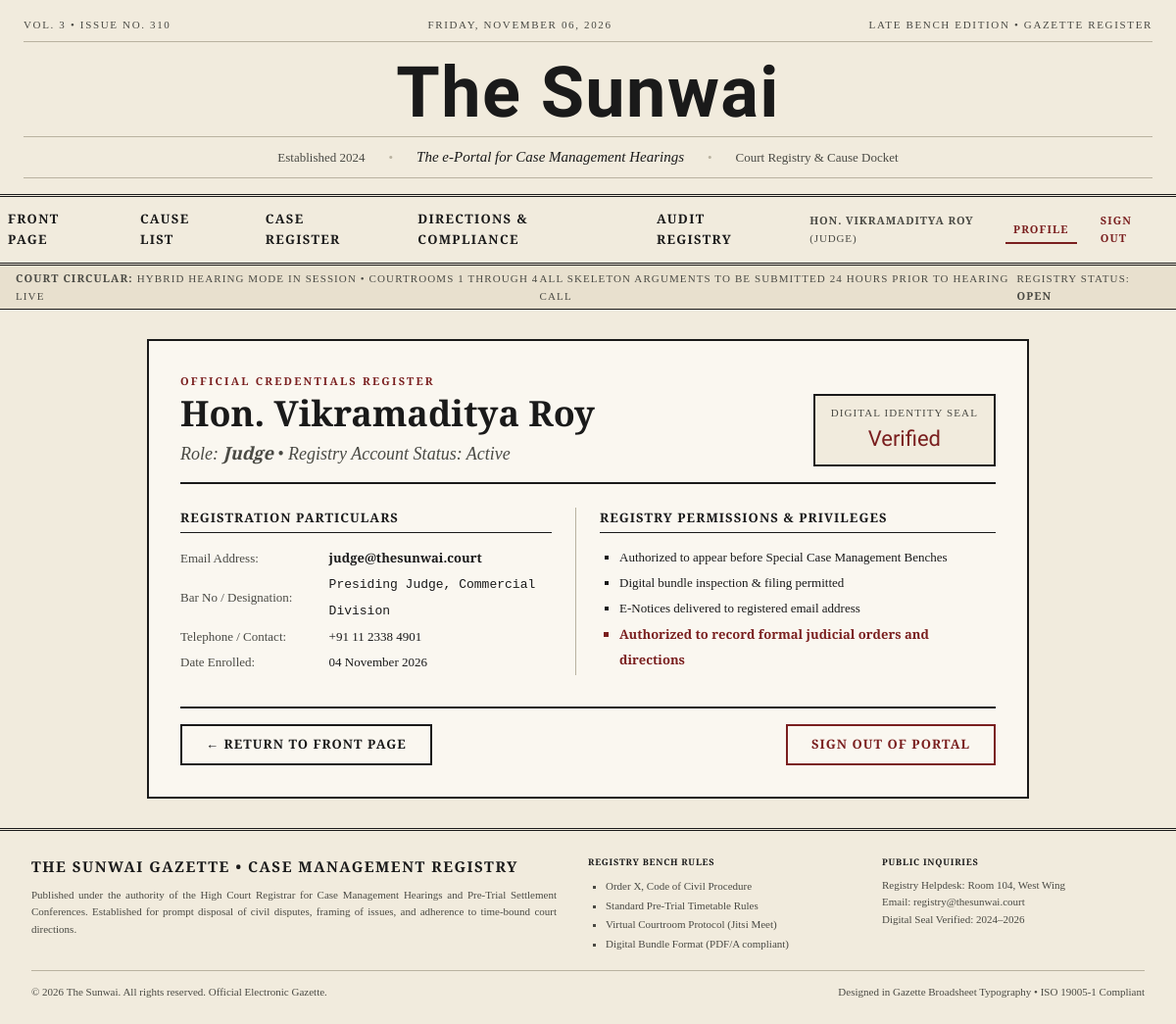
The app's page /accounts/profile/ (signed in) with its own data.
### accounts/models.py (models this page shows, shortened)
class User(AbstractUser):
    class Role(models.TextChoices):
        JUDGE = 'judge', 'Judge'
        REGISTRAR = 'registrar', 'Registrar'
        ADVOCATE = 'advocate', 'Advocate'
        LITIGANT = 'litigant', 'Litigant'
        ADMIN = 'admin', 'Admin'
    username = None  # Remove username field
    email = models.EmailField('email address', unique=True)
    role = models.CharField(
        max_length=20,
        choices=Role.choices,
        default=Role.LITIGANT,
    )
    bar_number = models.CharField(
        max_length=50, blank=True,
        help_text='Bar Council enrollment number (advocates only)',
    )
    court_designation = models.CharField(
        max_length=200, blank=True,
        help_text='Court/bench designation (judges only)',
    )
    phone = models.CharField(max_length=20, blank=True)
    USERNAME_FIELD = 'email'
    REQUIRED_FIELDS = ['first_name', 'last_name']
    objects = UserManager()
    class Meta:
        ordering = ['last_name', 'first_name']
    @property
    def display_name(self):
        if self.role == self.Role.JUDGE:
            return f'Hon. {self.get_full_name()}'
        elif self.role == self.Role.ADVOCATE:
            return f'Adv. {self.get_full_name()}'
        return self.get_full_name()
    @property
    def is_judge(self):
        return self.role == self.Role.JUDGE
    @property
    def is_registrar(self):
        return self.role == self.Role.REGISTRAR

### accounts/views.py (the view)
# urls.py: path('profile/', views.profile_view, name='profile'),
@login_required
def profile_view(request):
    return render(request, 'accounts/profile.html')

### dashboard/context_processors.py (called while the page is built)
def newspaper_context(request):
    today = date.today()
    return {
        'portal_name': 'The Sunwai',
        'portal_tagline': getattr(settings, 'PORTAL_TAGLINE',
                                  'The e-Portal for Case Management Hearings'),
        'portal_established': getattr(settings, 'PORTAL_ESTABLISHED', '2024'),
        'court_name': getattr(settings, 'COURT_NAME', 'The Sunwai e-Court'),
        'today_date': today,
        'volume_no': today.year - 2024 + 1,
        'issue_no': today.timetuple().tm_yday,
        'edition_date': today.strftime('%A, %B %d, %Y'),
        'jitsi_domain': getattr(settings, 'JITSI_DOMAIN', 'meet.jit.si'),
    }

### templates/accounts/profile.html (shortened to what this page needs)
{% extends "base.html" %}
{% load static %}
{% block content %}
<div style="max-width: 900px; margin: 30px auto; padding: 32px; background: var(--cream); border: 2px solid var(--ink);">
    <div style="border-bottom: 2px solid var(--ink); padding-bottom: 16px; margin-bottom: 24px; display: flex; justify-content: space-between; align-items: flex-end;">
        <div>
            <span class="kicker">Official Credentials Register</span>
            <h2 class="headline headline--section" style="font-size: var(--text-3xl);">
                {{ user.display_name }}
            </h2>
            <div class="deck" style="margin-bottom: 0;">
                Role: <strong>{{ user.get_role_display }}</strong> &bull; Registry Account Status: Active
            </div>
        </div>
        <div style="border: 2px solid var(--ink); padding: 8px 16px; text-align: center; background: var(--newsprint);">
            <div style="font-family: var(--font-headline); font-size: var(--text-xs); text-transform: uppercase; letter-spacing: 0.1em; color: var(--muted);">
                Digital Identity Seal
            </div>
            <div style="font-family: var(--font-masthead); font-size: var(--text-xl); color: var(--oxblood);">
                Verified
            </div>
        </div>
    </div>
    <div style="display: grid; grid-template-columns: 1fr 1fr; gap: 24px; font-family: var(--font-body); font-size: var(--text-sm);">
        <div style="border-right: var(--hairline-rule); padding-right: 24px;">
            <h4 style="font-family: var(--font-headline); text-transform: uppercase; letter-spacing: 0.08em; margin-bottom: 12px; border-bottom: 1px solid var(--ink); padding-bottom: 4px;">
                Registration Particulars
            </h4>
            <table style="width: 100%; border-collapse: collapse; line-height: 2;">
                <tr>
                    <td style="color: var(--muted); width: 40%;">Email Address:</td>
                    <td><strong>{{ user.email }}</strong></td>
                </tr>
                <tr>
                    <td style="color: var(--muted);">Bar No / Designation:</td>
                    <td><code>{{ user.bar_number|default:user.court_designation|default:"REG-2024-8841" }}</code></td>
                </tr>
                <tr>
                    <td style="color: var(--muted);">Telephone / Contact:</td>
                    <td>{{ user.phone|default:"+91 (011) 2338-4900" }}</td>
                </tr>
                <tr>
                    <td style="color: var(--muted);">Date Enrolled:</td>
                    <td>{{ user.date_joined|date:"d F Y" }}</td>
                </tr>
            </table>
        </div>
        <div>
            <h4 style="font-family: var(--font-headline); text-transform: uppercase; letter-spacing: 0.08em; margin-bottom: 12px; border-bottom: 1px solid var(--ink); padding-bottom: 4px;">
                Registry Permissions &amp; Privileges
            </h4>
            <ul style="list-style: square; padding-left: 20px; line-height: 2; color: var(--ink);">
                <li>Authorized to appear before Special Case Management Benches</li>
                <li>Digital bundle inspection &amp; filing permitted</li>
                <li>E-Notices delivered to registered email address</li>
                {% if user.is_judge %}
                    <li style="color: var(--oxblood); font-weight: 600;">Authorized to record formal judicial orders and directions</li>
                {% endif %}
            </ul>
        </div>
    </div>
    <div style="margin-top: 32px; padding-top: 16px; border-top: 2px solid var(--ink); display: flex; justify-content: space-between; align-items: center;">
        <a href="{% url 'dashboard:front_page' %}" class="btn">
            &larr; Return to Front Page
        </a>
        <a href="{% url 'accounts:logout' %}" class="btn btn--oxblood">
            Sign Out of Portal
        </a>
    </div>
</div>
{% endblock %}

### templates/newspaper/nav.html (shortened to what this page needs)
<nav class="section-nav" aria-label="Newspaper Sections">
    <a href="{% url 'dashboard:front_page' %}" class="section-nav__link {% if request.resolver_match.url_name == 'front_page' %}section-nav__link--active{% endif %}">
        Front Page
    </a>
    <a href="{% url 'scheduling:cause_list' %}" class="section-nav__link {% if request.resolver_match.app_name == 'scheduling' and request.resolver_match.url_name == 'cause_list' %}section-nav__link--active{% endif %}">
        Cause List
    </a>
    <a href="{% url 'cases:case_list' %}" class="section-nav__link {% if request.resolver_match.app_name == 'cases' %}section-nav__link--active{% endif %}">
        Case Register
    </a>
    <a href="{% url 'directions:directions_list' %}" class="section-nav__link {% if request.resolver_match.app_name == 'directions' %}section-nav__link--active{% endif %}">
        Directions &amp; Compliance
    </a>
    {% if user.is_staff or user.is_admin %}
    <a href="{% url 'audit:audit_log' %}" class="section-nav__link {% if request.resolver_match.app_name == 'audit' %}section-nav__link--active{% endif %}">
        Audit Registry
    </a>
    {% endif %}
    <div style="margin-left: auto; display: flex; align-items: center; gap: 1rem; padding-right: 1rem;">
        {% if user.is_authenticated %}
            <span style="font-family: var(--font-body); font-size: var(--text-xs); color: var(--muted); text-transform: uppercase; letter-spacing: 0.08em;">
                <strong>{{ user.display_name }}</strong> ({{ user.get_role_display }})
            </span>
            <a href="{% url 'accounts:profile' %}" class="section-nav__link {% if request.resolver_match.url_name == 'profile' %}section-nav__link--active{% endif %}" style="font-size: var(--text-xs);">
                Profile
            </a>
            <a href="{% url 'accounts:logout' %}" class="section-nav__link" style="font-size: var(--text-xs); color: var(--oxblood);">
                Sign Out
            </a>
        {% else %}
            <a href="{% url 'accounts:login' %}" class="section-nav__link section-nav__link--active" style="font-size: var(--text-xs);">
                Sign In &rarr;
            </a>
        {% endif %}
    </div>
</nav>

### static/css/newspaper.css (style rules this page uses)
:root { --newsprint: #F1EBDD; --ink: #1A1A1A; --muted: #4A4A44; --oxblood: #7A1F1F; --hairline: #B9B2A0; --newsprint-dark: #E8E0CE; --cream: #FAF7F0; --shadow: rgba(26, 26, 26, 0.08); --font-masthead: 'UnifrakturCook', cursive; --font-headline: 'Playfair Display', Georgia, serif; --font-body: 'Source Serif 4', 'Source Serif Pro', Georgia, serif; --text-xs: 0.6875rem; --text-sm: 0.8125rem; --text-base: 0.9375rem; --text-lg: 1.125rem; --text-xl: 1.375rem; --text-2xl: 1.75rem; --text-3xl: 2.25rem; --text-4xl: 2.625rem; --text-5xl: 3.5rem; --text-masthead: 4.5rem; --space-xs: 0.25rem; --space-sm: 0.5rem; --space-md: 1rem; --space-lg: 1.5rem; --space-xl: 2rem; --space-2xl: 3rem; --column-rule: 1px solid var(--ink); --hairline-rule: 1px solid var(--hairline); --transition-fast: 150ms ease; --transition-base: 250ms ease; }
*, *::before, *::after { margin: 0; padding: 0; box-sizing: border-box; }
html { font-size: 16px; -webkit-font-smoothing: antialiased; -moz-osx-font-smoothing: grayscale; }
body { font-family: var(--font-body); font-size: var(--text-base); line-height: 1.65; color: var(--ink); background-color: var(--newsprint); min-height: 100vh; }
a { color: var(--ink); text-decoration: none; border-bottom: 1px solid var(--hairline); transition: border-color var(--transition-fast); }
.section-nav { display: flex; justify-content: center; gap: var(--space-xl); padding: var(--space-sm) 0; border-bottom: 3px double var(--ink); background: var(--newsprint); }
.section-nav__link { font-family: var(--font-headline); font-size: var(--text-sm); font-weight: 700; letter-spacing: 0.1em; text-transform: uppercase; color: var(--ink); border-bottom: none; padding: var(--space-xs) var(--space-sm); position: relative; transition: color var(--transition-fast); }
.section-nav__link::after { content: ''; position: absolute; bottom: -2px; left: 0; width: 0; height: 2px; background: var(--oxblood); transition: width var(--transition-base); }
.section-nav__link:hover::after, .section-nav__link--active::after { width: 100%; }
.section-nav__link--active { color: var(--oxblood); }
.kicker { font-family: var(--font-body); font-size: var(--text-xs); font-weight: 600; letter-spacing: 0.2em; text-transform: uppercase; color: var(--oxblood); margin-bottom: var(--space-xs); display: block; }
.headline { font-family: var(--font-headline); font-weight: 900; line-height: 1.1; color: var(--ink); margin-bottom: var(--space-sm); }
.headline--section { font-size: var(--text-2xl); }
.deck { font-family: var(--font-headline); font-style: italic; font-size: var(--text-lg); color: var(--muted); line-height: 1.4; margin-bottom: var(--space-md); }
.btn { display: inline-flex; align-items: center; gap: var(--space-sm); font-family: var(--font-headline); font-size: var(--text-sm); font-weight: 700; letter-spacing: 0.08em; text-transform: uppercase; padding: var(--space-sm) var(--space-lg); border: 2px solid var(--ink); background: transparent; color: var(--ink); cursor: pointer; transition: all var(--transition-base); text-decoration: none; border-bottom: 2px solid var(--ink); }
.btn--oxblood { border-color: var(--oxblood); color: var(--oxblood); }

### records on screen
User: display_name "HON. VIKRAMADITYA ROY", role "JUDGE", display_name "Hon. Vikramaditya Roy", role "Judge", email "judge@thesunwai.court", bar_number "Presiding Judge, Commercial Division", phone "+91 11 2338 4901", date_joined "04 November 2026"

### other values on screen
{{ issue_no|default:"42" }} "310"
{{ portal_established|default:"2024" }} "2024"
{{ portal_tagline|default:"The e-Portal for Case Management Hearings" }} "The e-Portal for Case Management Hearings"
